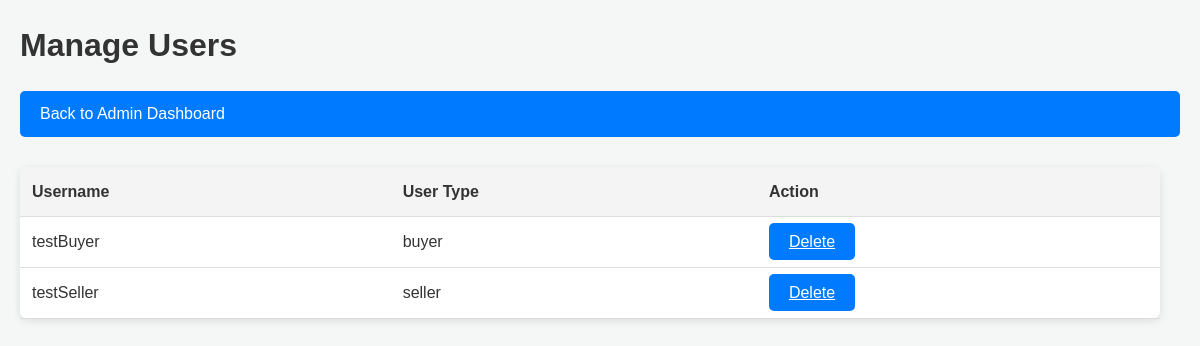
The app's page /user_deletion/ (signed in) with its own data.
### app/models.py (models this page shows)
class User(AbstractUser):
    USER_TYPE_CHOICES = (
        ('admin', 'Admin'),
        ('buyer', 'Buyer'),
        ('seller', 'Seller'),
    )
    user_type = models.CharField(max_length=10, choices=USER_TYPE_CHOICES)
    pending = models.BooleanField(default=True)

### app/views.py (the view)
# urls.py: path('user_deletion/', views.user_deletion, name='user_deletion'),
@login_required
def user_deletion(request):
    users = []
    all_users = User.objects.all()
    for user in all_users:
        if not (user.user_type == 'admin' or user.pending == True):
            users.append(user)
    return render(request, 'app/user_deletion.html', {'users' : users})

### app/templates/app/user_deletion.html (shortened to what this page needs)
<!DOCTYPE html>
<html lang="en">
<head>
    {% load static %}
    <link rel="stylesheet" href="{% static 'app/user_deletion.css' %}">
</head>
<body>
  <h1 class="header-title">Manage Users</h1>
  <nav class="navbar">
    <a href="{% url 'admin_dashboard' %}" class="button">Back to Admin Dashboard</a>
  </nav>
<table class="dashboard">
    <thead>
        <tr>
            <th>Username</th>
            <th>User Type</th>
            <th>Action</th>
        </tr>
    </thead>
    <tbody>
        {% for user in users %}
        <tr>
            <td>{{ user.username }}</td>
            <td>{{ user.user_type }}</td>
            <td>
                <a href="{% url 'user_deletion_confirmation' user.id %}" class="button">Delete</a>
            </td>
        </tr>
        {% empty %}
        <tr><td colspan="3">No users found</td></tr>
        {% endfor %}
    </tbody>
</table>
</html>

### static/app/user_deletion.css (style rules this page uses)
* { margin: 0; padding: 0; box-sizing: border-box; }
body { font-family: Arial, sans-serif; background-color: #f4f7f6; color: #333; line-height: 1.6; padding: 20px; }
.header-title { font-size: 2rem; font-weight: 600; }
.navbar { display: flex; justify-content: flex-start; gap: 20px; margin-top: 20px; margin-bottom: 30px; }
.navbar .button { background-color: #007BFF; color: white; text-decoration: none; padding: 10px 20px; border-radius: 5px; font-size: 1rem; transition: background-color 0.3s ease; }
.dashboard { background-color: white; padding: 20px; border-radius: 8px; box-shadow: 0 2px 8px rgba(0, 0, 0, 0.1); width: 95vw; justify-content: left; }
table { width: 100%; border-collapse: collapse; margin-top: 20px; }
th, td { padding: 12px; text-align: left; border-bottom: 1px solid #ddd; }
th { background-color: #f4f4f4; font-weight: 600; }
.button { background-color: #007bff; color: white; border: none; padding: 10px 20px; font-size: 1em; cursor: pointer; border-radius: 5px; width: 100%; }

### records on screen
User: username "testBuyer", user_type "buyer"
User: username "testSeller", user_type "seller"
